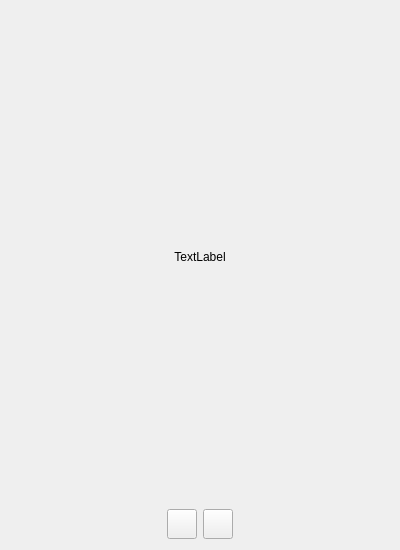
<?xml version="1.0" encoding="UTF-8"?>
<ui version="4.0">
 <class>ClothFormTrash</class>
 <widget class="QWidget" name="ClothFormTrash">
  <property name="geometry">
   <rect>
    <x>0</x>
    <y>0</y>
    <width>400</width>
    <height>550</height>
   </rect>
  </property>
  <property name="sizePolicy">
   <sizepolicy hsizetype="Fixed" vsizetype="Fixed">
    <horstretch>0</horstretch>
    <verstretch>0</verstretch>
   </sizepolicy>
  </property>
  <property name="windowTitle">
   <string>Form</string>
  </property>
  <layout class="QVBoxLayout" name="verticalLayout" stretch="10,1">
   <item>
    <widget class="QLabel" name="label">
     <property name="text">
      <string>TextLabel</string>
     </property>
     <property name="alignment">
      <set>Qt::AlignmentFlag::AlignCenter</set>
     </property>
    </widget>
   </item>
   <item>
    <layout class="QHBoxLayout" name="horizontalLayout">
     <item>
      <spacer name="horizontalSpacer">
       <property name="orientation">
        <enum>Qt::Orientation::Horizontal</enum>
       </property>
       <property name="sizeHint" stdset="0">
        <size>
         <width>40</width>
         <height>20</height>
        </size>
       </property>
      </spacer>
     </item>
     <item>
      <widget class="QPushButton" name="pushBtnToWardr">
       <property name="sizePolicy">
        <sizepolicy hsizetype="Fixed" vsizetype="Fixed">
         <horstretch>0</horstretch>
         <verstretch>0</verstretch>
        </sizepolicy>
       </property>
       <property name="maximumSize">
        <size>
         <width>30</width>
         <height>30</height>
        </size>
       </property>
       <property name="text">
        <string/>
       </property>
       <property name="iconSize">
        <size>
         <width>24</width>
         <height>24</height>
        </size>
       </property>
      </widget>
     </item>
     <item>
      <widget class="QPushButton" name="pushBtnRemove">
       <property name="sizePolicy">
        <sizepolicy hsizetype="Fixed" vsizetype="Fixed">
         <horstretch>0</horstretch>
         <verstretch>0</verstretch>
        </sizepolicy>
       </property>
       <property name="maximumSize">
        <size>
         <width>30</width>
         <height>30</height>
        </size>
       </property>
       <property name="text">
        <string/>
       </property>
       <property name="iconSize">
        <size>
         <width>24</width>
         <height>24</height>
        </size>
       </property>
      </widget>
     </item>
     <item>
      <spacer name="horizontalSpacer_2">
       <property name="orientation">
        <enum>Qt::Orientation::Horizontal</enum>
       </property>
       <property name="sizeHint" stdset="0">
        <size>
         <width>40</width>
         <height>20</height>
        </size>
       </property>
      </spacer>
     </item>
    </layout>
   </item>
  </layout>
 </widget>
 <resources/>
 <connections/>
</ui>
